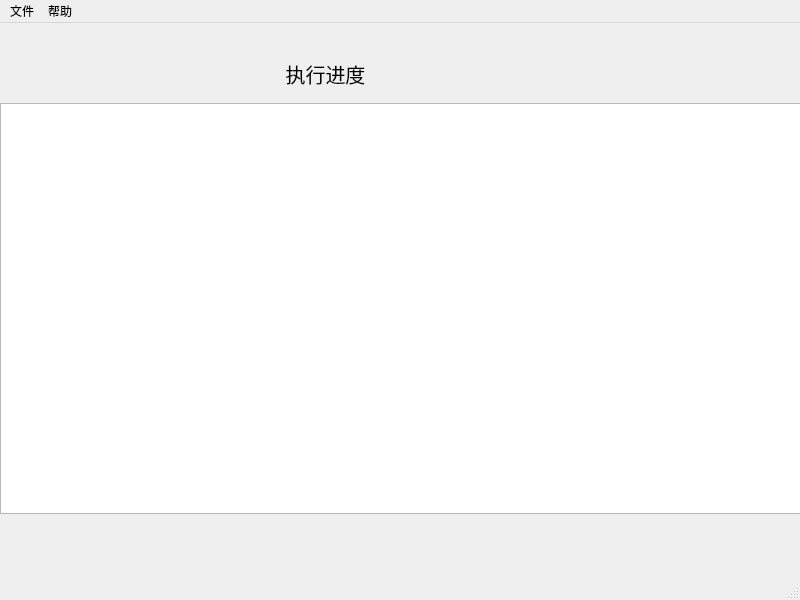
<?xml version="1.0" encoding="UTF-8"?>
<ui version="4.0">
 <class>ProcessWindow</class>
 <widget class="QMainWindow" name="ProcessWindow">
  <property name="geometry">
   <rect>
    <x>0</x>
    <y>0</y>
    <width>800</width>
    <height>600</height>
   </rect>
  </property>
  <property name="windowTitle">
   <string>执行进度</string>
  </property>
  <widget class="QWidget" name="centralwidget">
   <widget class="QTextEdit" name="textEdit">
    <property name="geometry">
     <rect>
      <x>0</x>
      <y>80</y>
      <width>801</width>
      <height>411</height>
     </rect>
    </property>
    <property name="readOnly">
     <bool>true</bool>
    </property>
   </widget>
   <widget class="QLabel" name="logoLabel">
    <property name="geometry">
     <rect>
      <x>80</x>
      <y>20</y>
      <width>81</width>
      <height>41</height>
     </rect>
    </property>
    <property name="styleSheet">
     <string notr="true">image: url(:/images/DDMC.PNG);</string>
    </property>
    <property name="text">
     <string/>
    </property>
   </widget>
   <widget class="QLabel" name="titleLabel">
    <property name="geometry">
     <rect>
      <x>170</x>
      <y>30</y>
      <width>311</width>
      <height>41</height>
     </rect>
    </property>
    <property name="font">
     <font>
      <family>Microsoft YaHei</family>
      <pointsize>15</pointsize>
      <weight>50</weight>
      <italic>false</italic>
      <bold>false</bold>
     </font>
    </property>
    <property name="text">
     <string>执行进度</string>
    </property>
    <property name="alignment">
     <set>Qt::AlignCenter</set>
    </property>
   </widget>
  </widget>
  <widget class="QMenuBar" name="menubar">
   <property name="geometry">
    <rect>
     <x>0</x>
     <y>0</y>
     <width>800</width>
     <height>23</height>
    </rect>
   </property>
   <widget class="QMenu" name="menuFile">
    <property name="title">
     <string>文件</string>
    </property>
   </widget>
   <widget class="QMenu" name="menuHelp">
    <property name="title">
     <string>帮助</string>
    </property>
   </widget>
   <addaction name="menuFile"/>
   <addaction name="menuHelp"/>
  </widget>
  <widget class="QStatusBar" name="statusbar"/>
 </widget>
 <resources/>
 <connections/>
</ui>
